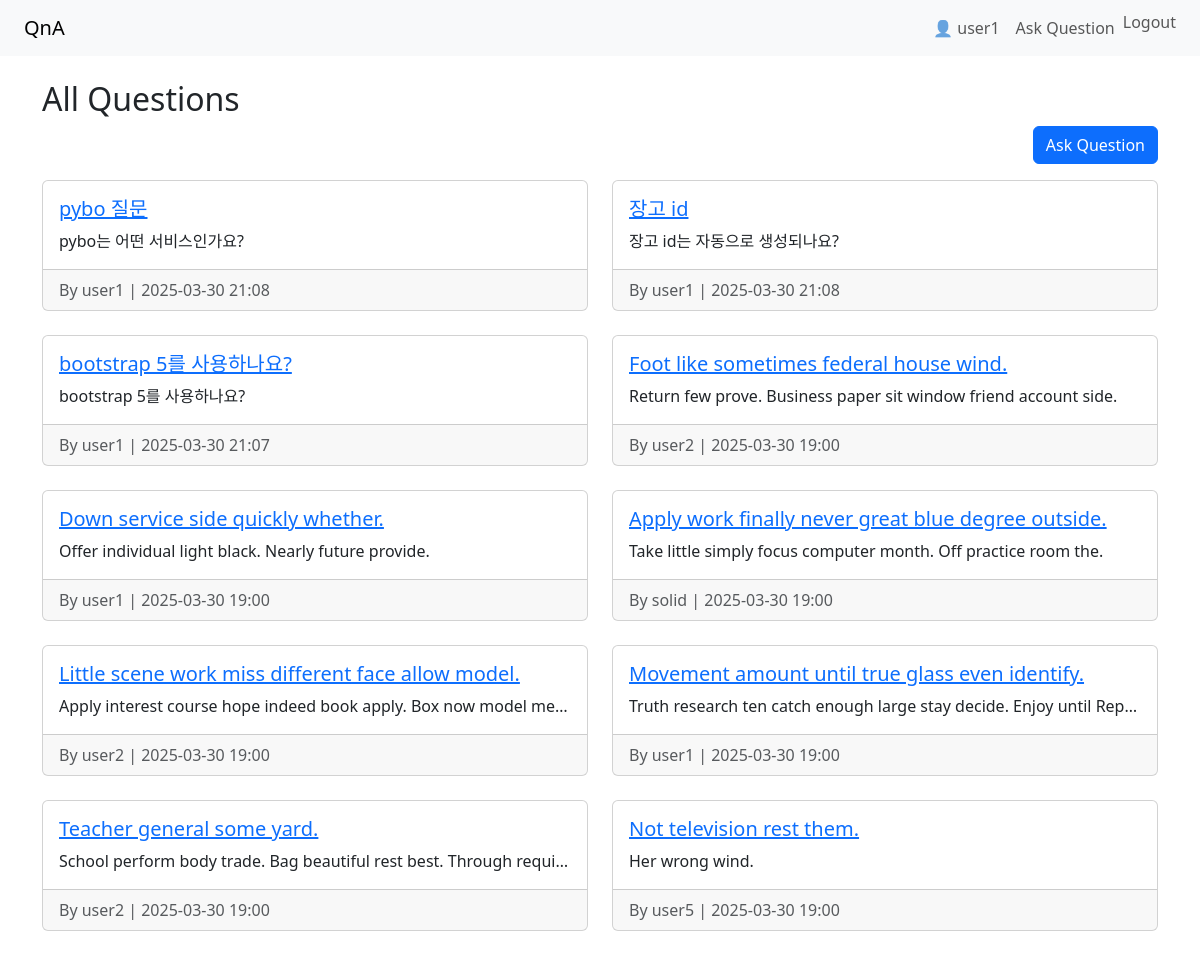
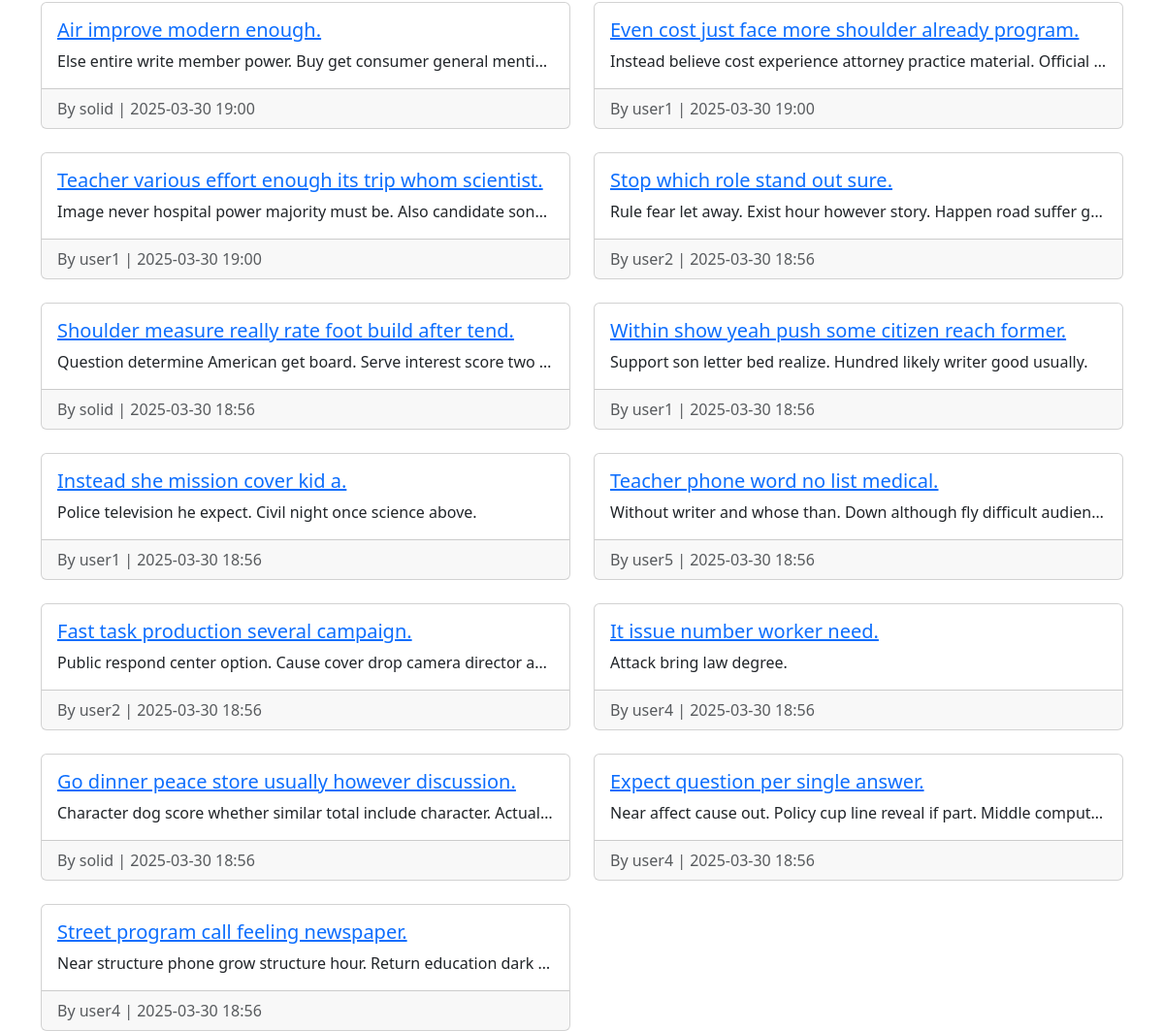
Screenshot of / (signed in) with the database file from the repository (2 pictures, top to bottom).
### qa/models.py (models this page shows, shortened)
class Question(models.Model):
    title = models.CharField(max_length=200)
    content = models.TextField()
    author = models.ForeignKey(User, on_delete=models.CASCADE)
    created_at = models.DateTimeField(auto_now_add=True)

### qa/views.py (the view)
# urls.py: path('', views.question_list, name='question_list'),
def question_list(request):
    questions = Question.objects.order_by('-created_at')
    return render(request, 'qa/question_list.html', {'questions': questions})

### qa/templates/qa/question_list.html
{% extends 'qa/base.html' %}
{% block content %}
    <h2>All Questions</h2>
    <div class="d-flex justify-content-end mb-3">
        <a href="{% url 'ask_question' %}" class="btn btn-primary">Ask Question</a>
    </div>
    <div class="row row-cols-1 row-cols-md-2 g-4">
        {% for question in questions %}
            <div class="col">
                <div class="card h-100">
                    <div class="card-body">
                        <h5 class="card-title">
                            <a href="{% url 'question_detail' question.pk %}">
                                {{ question.title }}
                            </a>
                        </h5>
                        <p class="card-text text-truncate">
                            {{ question.content }}
                        </p>
                    </div>
                    <div class="card-footer text-muted">
                        By {{ question.author.username }} | {{ question.created_at|date:"Y-m-d H:i" }}
                    </div>
                </div>
            </div>
        {% empty %}
            <p>No questions yet.</p>
        {% endfor %}
    </div>
{% endblock %}

### qa/templates/qa/base.html (shortened to what this page needs)
<!DOCTYPE html>
<html lang="en">
<head>
    <link href="https://cdn.jsdelivr.net/npm/bootstrap@5.3.2/dist/css/bootstrap.min.css" rel="stylesheet">
</head>
<body>
    <nav class="navbar navbar-expand-lg navbar-light bg-light px-4">
        <a class="navbar-brand" href="/">QnA</a>
        <div class="collapse navbar-collapse">
            <ul class="navbar-nav ms-auto">
                {% if user.is_authenticated %}
                    <li class="nav-item">
                        <span class="nav-link">👤 {{ user.username }}</span>
                    </li>
                    <li class="nav-item">
                        <a class="nav-link" href="{% url 'ask_question' %}">Ask Question</a>
                    </li>
                    <li class="nav-item">
                        <form action="{% url 'logout' %}" method="post" class="d-inline">
                            <button type="submit" class="btn btn-link nav-link" style="display:inline; padding: 0;">
                                Logout
                            </button>
                        </form>
                    </li>
                {% else %}
                    <li class="nav-item">
                        <a class="nav-link" href="{% url 'login' %}">Login</a>
                    </li>
                {% endif %}
            </ul>
        </div>
    </nav>
    <div class="container mt-4">
        {% block content %}
        {% endblock %}
    </div>
</body>
</html>

### rows the page displays
Question: title "pybo 질문", content "pybo는 어떤 서비스인가요?", author.username "user1", created_at "2025-03-30 21:08"
Question: title "장고 id", content "장고 id는 자동으로 생성되나요?", author.username "user1", created_at "2025-03-30 21:08"
Question: title "bootstrap 5를 사용하나요?", content "bootstrap 5를 사용하나요?", author.username "user1", created_at "2025-03-30 21:07"
Question: title "Foot like sometimes federal house wind.", content "Return few prove. Business paper sit window friend account side.", author.username "user2", created_at "2025-03-30 19:00"
Question: title "Down service side quickly whether.", content "Offer individual light black. Nearly future provide.", author.username "user1", created_at "2025-03-30 19:00"
Question: title "Apply work finally never great blue degree outside.", content "Take little simply focus computer month. Off practice room the.", author.username "solid", created_at "2025-03-30 19:00"
Question: title "Little scene work miss different face allow model.", content "Apply interest course hope indeed book apply. Box now model me…", author.username "user2", created_at "2025-03-30 19:00"
Question: title "Movement amount until true glass even identify.", content "Truth research ten catch enough large stay decide. Enjoy until Rep…", author.username "user1", created_at "2025-03-30 19:00"
Question: title "Teacher general some yard.", content "School perform body trade. Bag beautiful rest best. Through requi…", author.username "user2", created_at "2025-03-30 19:00"
Question: title "Not television rest them.", content "Her wrong wind.", author.username "user5", created_at "2025-03-30 19:00"
Question: title "Air improve modern enough.", content "Else entire write member power. Buy get consumer general menti…", author.username "solid", created_at "2025-03-30 19:00"
Question: title "Even cost just face more shoulder already program.", content "Instead believe cost experience attorney practice material. Official…", author.username "user1", created_at "2025-03-30 19:00"
Question: title "Teacher various effort enough its trip whom scientist.", content "Image never hospital power majority must be. Also candidate son…", author.username "user1", created_at "2025-03-30 19:00"
Question: title "Stop which role stand out sure.", content "Rule fear let away. Exist hour however story. Happen road suffer g…", author.username "user2", created_at "2025-03-30 18:56"
Question: title "Shoulder measure really rate foot build after tend.", content "Question determine American get board. Serve interest score two…", author.username "solid", created_at "2025-03-30 18:56"
Question: title "Within show yeah push some citizen reach former.", content "Support son letter bed realize. Hundred likely writer good usually.", author.username "user1", created_at "2025-03-30 18:56"
Question: title "Instead she mission cover kid a.", content "Police television he expect. Civil night once science above.", author.username "user1", created_at "2025-03-30 18:56"
Question: title "Teacher phone word no list medical.", content "Without writer and whose than. Down although fly difficult audien…", author.username "user5", created_at "2025-03-30 18:56"
Question: title "Fast task production several campaign.", content "Public respond center option. Cause cover drop camera director a…", author.username "user2", created_at "2025-03-30 18:56"
Question: title "It issue number worker need.", content "Attack bring law degree.", author.username "user4", created_at "2025-03-30 18:56"
Question: title "Go dinner peace store usually however discussion.", content "Character dog score whether similar total include character. Actual…", author.username "solid", created_at "2025-03-30 18:56"
Question: title "Expect question per single answer.", content "Near affect cause out. Policy cup line reveal if part. Middle comput…", author.username "user4", created_at "2025-03-30 18:56"
Question: title "Street program call feeling newspaper.", content "Near structure phone grow structure hour. Return education dark…", author.username "user4", created_at "2025-03-30 18:56"

### other values shown
{{ user.username }} "user1"
